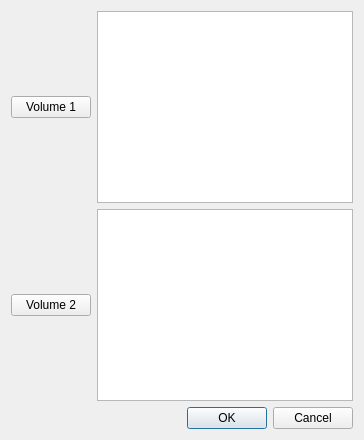
<?xml version="1.0" encoding="UTF-8"?>
<ui version="4.0">
 <class>Load2VolumesDialog</class>
 <widget class="QDialog" name="Load2VolumesDialog">
  <property name="windowTitle">
   <string>Load 2 Volumes</string>
  </property>
  <layout class="QGridLayout" name="gridLayout">
   <item row="1" column="0">
    <widget class="QPushButton" name="volButton2">
     <property name="text">
      <string>Volume 2</string>
     </property>
    </widget>
   </item>
   <item row="0" column="0">
    <widget class="QPushButton" name="volButton1">
     <property name="text">
      <string>Volume 1</string>
     </property>
    </widget>
   </item>
   <item row="0" column="1">
    <widget class="QListWidget" name="volList1"/>
   </item>
   <item row="1" column="1">
    <widget class="QListWidget" name="volList2"/>
   </item>
   <item row="2" column="0" colspan="2">
    <widget class="QDialogButtonBox" name="buttonBox">
     <property name="orientation">
      <enum>Qt::Horizontal</enum>
     </property>
     <property name="standardButtons">
      <set>QDialogButtonBox::Cancel|QDialogButtonBox::Ok</set>
     </property>
    </widget>
   </item>
  </layout>
 </widget>
 <resources/>
 <connections>
  <connection>
   <sender>buttonBox</sender>
   <signal>accepted()</signal>
   <receiver>Load2VolumesDialog</receiver>
   <slot>accept()</slot>
   <hints>
    <hint type="sourcelabel">
     <x>248</x>
     <y>254</y>
    </hint>
    <hint type="destinationlabel">
     <x>157</x>
     <y>274</y>
    </hint>
   </hints>
  </connection>
  <connection>
   <sender>buttonBox</sender>
   <signal>rejected()</signal>
   <receiver>Load2VolumesDialog</receiver>
   <slot>reject()</slot>
   <hints>
    <hint type="sourcelabel">
     <x>316</x>
     <y>260</y>
    </hint>
    <hint type="destinationlabel">
     <x>286</x>
     <y>274</y>
    </hint>
   </hints>
  </connection>
 </connections>
</ui>
